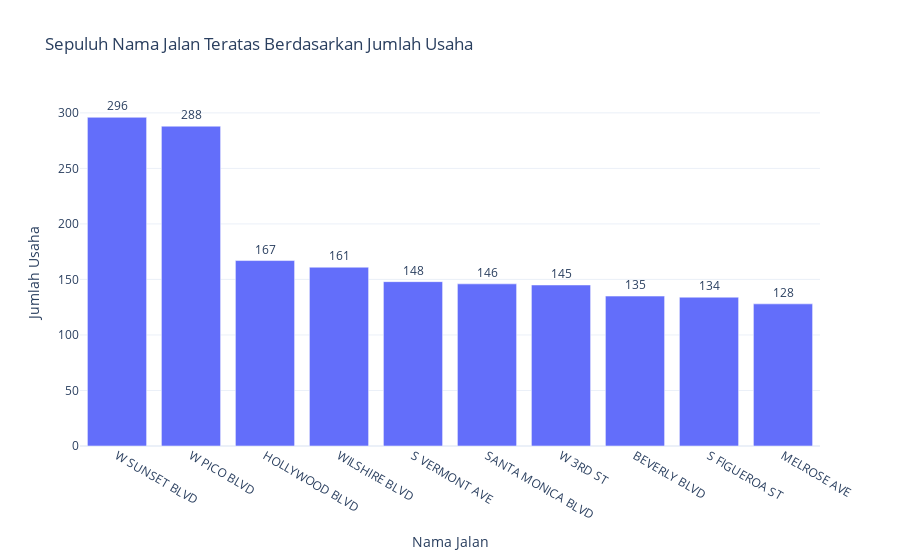

Here is the notebook cell this chart was saved with:
### Markdown cell above
10 nama jalan teratas berhasil didapatkan.

Mari melihat visualisasi datanya:

### Code cell
# Membuat visualisasi datanya
fig = px.bar(top_address, x='address', y='count',
             labels={'address':'Nama Jalan', 'count':'Jumlah Usaha'}, 
             title='Sepuluh Nama Jalan Teratas Berdasarkan Jumlah Usaha',
             template= 'plotly_white',
             text_auto=True)
fig.update_traces(textfont_size=12, textangle=0, textposition="outside", cliponaxis=False)
fig.show()

### Figure 1 — Plotly figure (JSON) as saved in the notebook; plotly's stock layout.template omitted (floating-point values rounded to 4 significant figures)
{"data": [{"alignmentgroup": "True", "cliponaxis": false, "hovertemplate": "Nama Jalan=%{x}<br>Jumlah Usaha=%{y}<extra></extra>", "legendgroup": "", "marker": {"color": "#636efa", "pattern": {"shape": ""}}, "name": "", "offsetgroup": "", "orientation": "v", "showlegend": false, "textangle": 0, "textfont": {"size": 12}, "textposition": "outside", "texttemplate": "%{y}", "type": "bar", "x": ["W SUNSET BLVD", "W PICO BLVD", "HOLLYWOOD BLVD", "WILSHIRE BLVD", "S VERMONT AVE", "SANTA MONICA BLVD", "W 3RD ST", "BEVERLY BLVD", "S FIGUEROA ST", "MELROSE AVE"], "xaxis": "x", "y": [296, 288, 167, 161, 148, 146, 145, 135, 134, 128], "yaxis": "y"}], "layout": {"barmode": "relative", "legend": {"tracegroupgap": 0}, "title": {"text": "Sepuluh Nama Jalan Teratas Berdasarkan Jumlah Usaha"}, "xaxis": {"anchor": "y", "domain": [0, 1], "title": {"text": "Nama Jalan"}}, "yaxis": {"anchor": "x", "domain": [0, 1], "title": {"text": "Jumlah Usaha"}}}}
